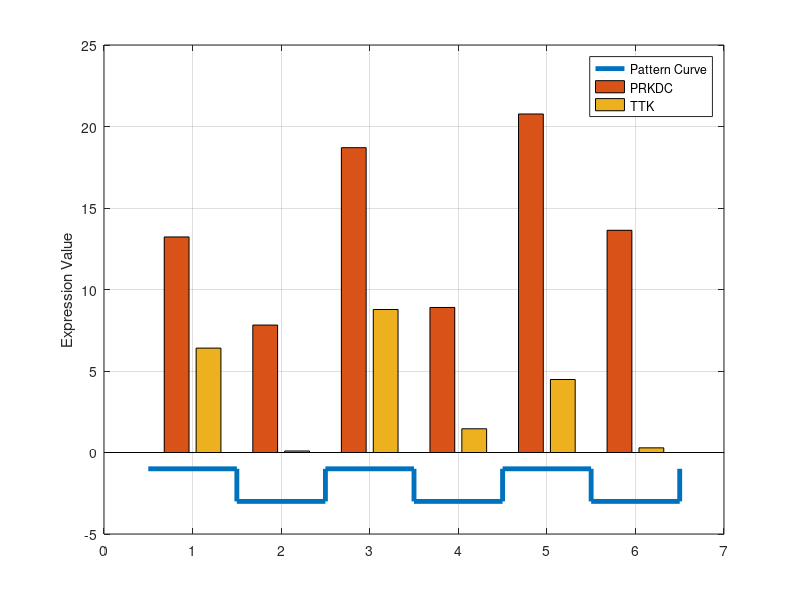

MATLAB code to generate this figure:
D=importdata('cell cycle data1.csv');
params=D.data;
Dmean1=[];
for i=1:3:28
Dmean1=[Dmean1 mean(params(:,i:i+2),2)];
end
% Dmean(:,1:5)=Dmean1(:,[1 3 5 7 9]);
% Dmean(:,6:10)=Dmean1(:,[2 4 6 8 10]);
% Dmean=zscore(Dmean1(:,[1 2 5 6 7 8]),[],2)+5;
Dmean=(Dmean1(:,[1 2 5 6 7 8]));
% Dmean=zscore(Dmean1(:,[3 4 9 10]),[],2);
% Dmean=zscore(Dmean1,[],2);
% t=[-1 1 -1 1 -1 1];
% t=[-1 1 -1 1];
t=[1 -1 1 -1 1 -1];
% t=[1 -1 1 -1];
% t=[1 1 1 1 1 1 1 1 1 1];
k=0;
y=[];
x={};
for i=1:size(Dmean,1)
    r=corrcoef(Dmean(i,:),t);
    e=r(1,2);
    if e>=0.78
        k=k+1;
   y(k,:)=Dmean(i,:);
   x(k,:)=D.textdata(i,1);
    end
end
err=max(y)-min(y);
err=0.5*err;
% plot(t,'--','LineWidth',2.5)
stairs(0.5:size(t,2)+0.5,[t-2 1-2],'-','LineWidth',3.5);
hold on
grid on
% errorbar(median(y),err,'LineWidth',2.5)
% boxplot(y)
 b=bar(y');
 legend(['Pattern Curve';x],'Location','Best')
%  stairs(z,'DisplayName','z')
 ylabel('Expression Value')
% c = categorical({'apples','pears','oranges'});
% prices = [1.23 0.99 2.3];
% bar(c,prices)